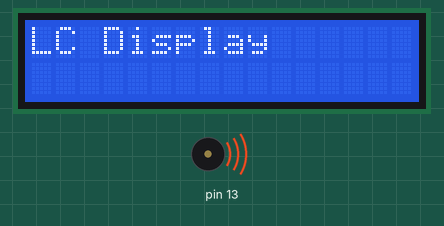
Simulated run of this sketch. Board: Arduino Uno, built with avr-gcc and run on an emulated ATmega328P. Shown: 16×2 character LCD, buzzer (waves = sounding).

Above: at 1.1 s.
At 7.6 s:
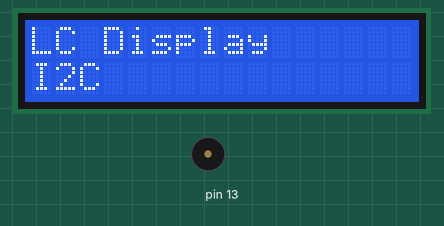
At 16.7 s:
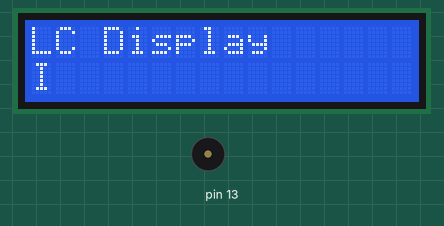
At 31.7 s:
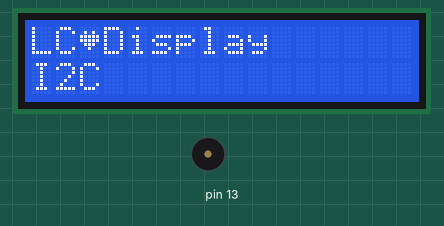
Timing chart, 0 to 40.0 s (numbered marks = the images above):
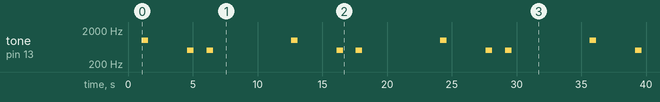

Measured:
- by itself, tone on pin 13: repeats every 11.5 s: silent 3.0 s, 500 Hz 0.50 s, silent 1.0 s, 500 Hz 0.50 s, silent 6.0 s, 1000 Hz 0.50 s
- what the display in image 0 shows lasts 3.5 s, from 1.1 s to 4.6 s
- what the display in image 1 shows lasts 1.0 s, from 7.6 s to 8.6 s
- what the display in image 2 shows lasts 1.5 s, from 16.1 s to 17.6 s

The sketch:

I2C_pixels.ino
```cpp
/*
   Arduino LCD I2C Tutorial by 'Tronics Lk"
   Please visit my YouTube channel from this link for more Tutorials
   https://www.youtube.com/channel/UCYJa3gs8q49-N3TLm-7ygUw?sub_confirmation=1
*/
#include <Wire.h>
#include <LiquidCrystal_I2C.h>

//SDA=A4, SCL=A5

LiquidCrystal_I2C lcd(0x27, 16, 2); // set the LCD address to 0x27 for a 16 chars and 2 line display

byte customChar[8] = {
  0b00000,
  0b01010,
  0b11111,
  0b11111,
  0b01110,
  0b00100,
  0b00000,
  0b00000
};

void setup()
{
  lcd.init();         // initialize the lcd
  lcd.backlight();    // Turn on the LCD screen backlight
  pinMode(13, OUTPUT);
}

void loop()
{

  delay(1000);
  lcd.setCursor(0, 0);
  lcd.print("LC Display");
  buzz(1000);
  delay(3000);

  lcd.setCursor(0, 1);
  lcd.print("I");
  buzz(500);
  delay(1000);
  lcd.setCursor(1, 1);
  lcd.print("2");
  buzz(500);
  delay(1000);
  lcd.setCursor(2, 1);
  lcd.print("C");
  delay(1000);

  lcd.createChar(0, customChar); // create a new custom character

  lcd.setCursor(2, 0); // move cursor to (2, 0)
  lcd.write((byte)0);  // print the custom char at (2, 0)

  delay(3000);

  lcd.clear();
}

void buzz(int waktu) {
  tone(13, waktu);
  delay(500);
  noTone(13);
}
```
